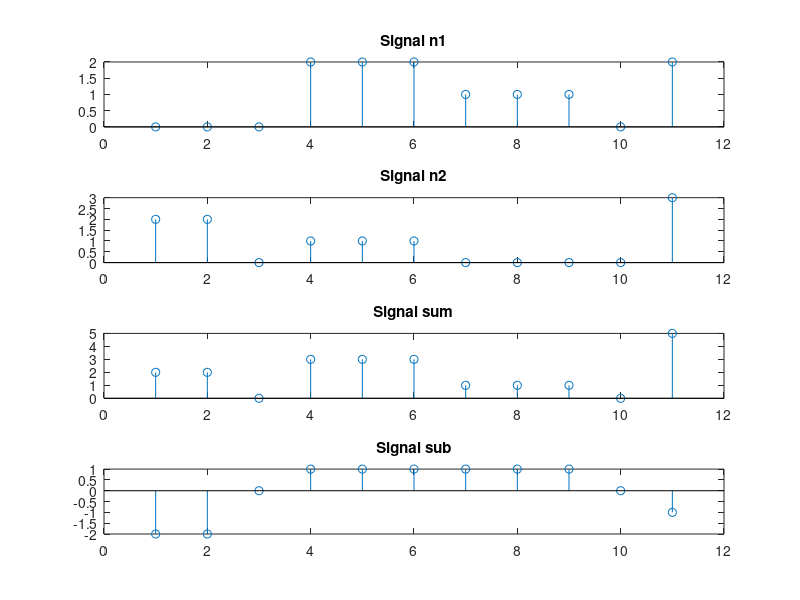

Write the MATLAB code that produced this figure.
clc;
clear all;
n1=[0,0,0,2,2,2,1,1,1,0,2];
n2=[2,2,0,1,1,1,0,0,0,0,3];
sum=n1+n2;
sub=n1-n2;
subplot(4,1,1);
stem(n1);
title('Signal n1');
subplot(4,1,2);
stem(n2);
title('Signal n2');
subplot(4,1,3);
stem(sum);
title('Signal sum');
subplot(4,1,4);
stem(sub);
title('Signal sub');